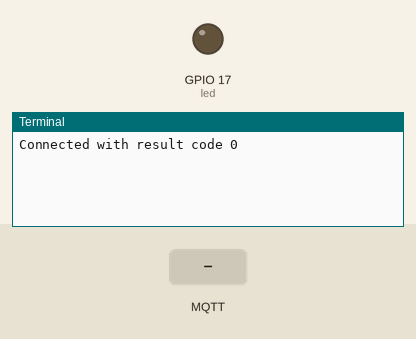
A program run on a simulated Raspberry Pi (BCM pin numbers). On the bench: output pins drawn as LEDs (lit = HIGH), the last lines printed to the terminal. The inputs (shaded band) are chosen by the test bench. No MQTT or app messages arrive unless stated.

Above: at 1.3 s.
1.4 s: MQTT message "1" arrives on the first subscribed topic
At 1.7 s:
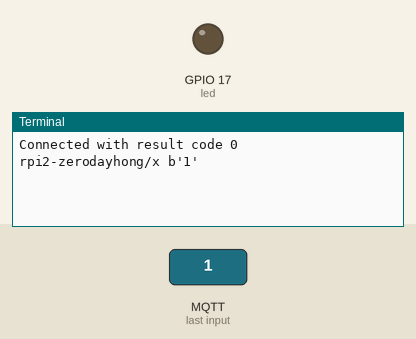
2.9 s: MQTT message "on" arrives on the first subscribed topic
At 4.1 s:
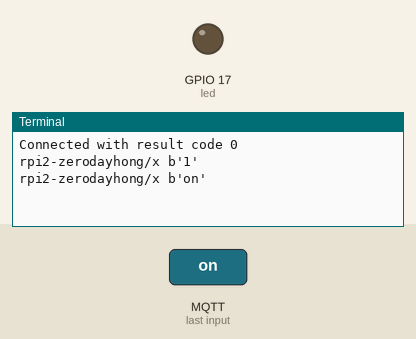
4.4 s: MQTT message "off" arrives on the first subscribed topic
At 5.2 s:
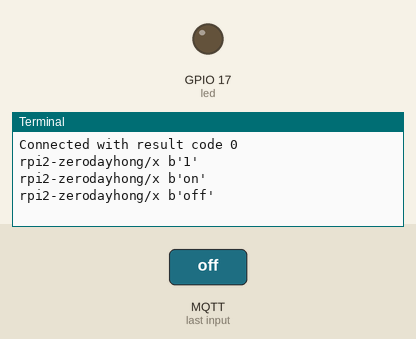

The program:

mqtt_client.py
```python
#! /usr/bin/python3
# -*- coding: utf-8 -*-

# 引入MQTT客户端
import paho.mqtt.client as mqtt

# # 引入gpiozero库
# from gpiozero import LED

import RPi.GPIO as GPIO


class LED:
    def __init__(self, pin):
        self.pin = pin
        GPIO.setmode(GPIO.BCM)
        GPIO.setup(self.pin, GPIO.OUT)
        GPIO.output(self.pin, GPIO.LOW)

    def on(self):
        GPIO.output(self.pin, GPIO.HIGH)

    def off(self):
        GPIO.output(self.pin, GPIO.LOW)

    def close(self):
        GPIO.setmode(GPIO.BCM)
        GPIO.setup(self.pin, GPIO.IN)


led = LED(17)
info = "mqtt"

# 设备连接上MQTT服务器时的回调函数


def on_connect(client, userdata, flags, rc):
    print("Connected with result code " + str(rc))
    # 订阅TOPIC
    client.subscribe("rpi2-zerodayhong/#")
    # client.subscribe("rpi2-zerodayhong/led")


def on_message_led(client, userdata, msg):
    """
    处理来自TOPIC led的信息
    收到0时，关闭LED；收到1时打开LED；收到其他消息，不响应。
    """
    # print(msg.payload)
    try:
        # new_state = ord(msg.payload) - ord("0")
        new_state = int(msg.payload)
        # print(msg.payload, new_state)
        if new_state == 1:
            # print("turn on led")
            led.on()
        elif new_state == 0:
            # print("turn off led")
            led.off()
    except TypeError:
        print('unknown msg in topic led')


def on_message_info(client, userdata, msg):
    """
    处理来自TOPIC info的信息
    """
    global info
    # print(msg.payload)
    try:
        # send msg to display module
        if len(msg.payload) > 19:
            print(msg.payload[:19])
            info = msg.payload[:19]
        else:
            print(msg.payload)
            info = msg.payload[:]
    except TypeError:
        print('unknown msg in topic info')

# 收到订阅消息时的回调函数


def on_message(client, userdata, msg):
    print(msg.topic + " " + str(msg.payload))


def init():
    led.off()
    client = mqtt.Client()
    client.message_callback_add("rpi2-zerodayhong/led", on_message_led)
    client.message_callback_add("rpi2-zerodayhong/info", on_message_info)
    client.on_connect = on_connect
    client.on_message = on_message
    client.username_pw_set('rpi2-zerodayhong', 'rpi2rpi2')
    return client


if __name__ == '__main__':
    try:
        client = init()
        client.connect("10.0.0.5")
        client.loop_forever()
    finally:
        led.close()
        client.disconnect()
```

Measured:
- after the input at 1.4 s, the terminal: prints a new line at once (image 1)
- after the input at 2.9 s, the terminal: prints a new line at once (image 2)
- after the input at 4.4 s, the terminal: prints a new line at once (image 3)
